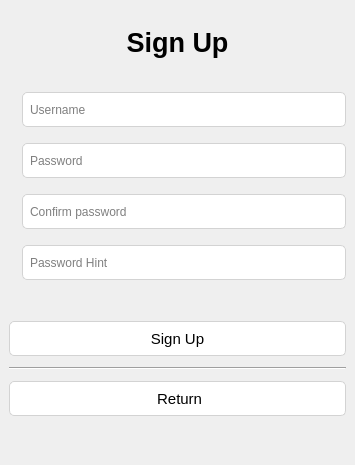
<?xml version="1.0" encoding="UTF-8"?>
<ui version="4.0">
 <class>SignupWindow</class>
 <widget class="QMainWindow" name="SignupWindow">
  <property name="geometry">
   <rect>
    <x>0</x>
    <y>0</y>
    <width>355</width>
    <height>465</height>
   </rect>
  </property>
  <property name="windowTitle">
   <string>MainWindow</string>
  </property>
  <property name="styleSheet">
   <string notr="true">QLineEdit {
	border-radius: 5px;
	padding-left: 5px;
    border: 1px solid lightgray;
}

QLineEdit:hover { /* Do the QLineEdit hover effect, it should be light blue */
    border: 1px solid #3498db;
}

QLineEdit:focus { /* Do the QLineEdit focus effect, it should be blue */
    border: 1px solid #3498db;
}

QLineEdit:disabled {	/* Do the QLineEdit disabled effect, it should be gray */
    background-color: #ecf0f1;
}

QPushButton {
	background-color: white;
	border-radius: 5px;
    border: 1px solid lightgray;
}

QPushButton:hover {
	border: 1px solid #3498db;
}</string>
  </property>
  <widget class="QWidget" name="centralwidget">
   <layout class="QVBoxLayout" name="verticalLayout_3">
    <item>
     <layout class="QHBoxLayout" name="horizontalLayout_7">
      <item>
       <layout class="QVBoxLayout" name="verticalLayout_2">
        <item>
         <widget class="QLabel" name="label_5">
          <property name="font">
           <font>
            <pointsize>20</pointsize>
            <bold>true</bold>
           </font>
          </property>
          <property name="text">
           <string>Sign Up</string>
          </property>
          <property name="alignment">
           <set>Qt::AlignCenter</set>
          </property>
         </widget>
        </item>
        <item>
         <layout class="QVBoxLayout" name="verticalLayout">
          <item>
           <layout class="QHBoxLayout" name="horizontalLayout">
            <property name="topMargin">
             <number>10</number>
            </property>
            <property name="rightMargin">
             <number>0</number>
            </property>
            <property name="bottomMargin">
             <number>5</number>
            </property>
            <item>
             <widget class="QLabel" name="label">
              <property name="text">
               <string/>
              </property>
              <property name="pixmap">
               <pixmap resource="core/gui/resources.qrc">:/icons/icons/user.svg</pixmap>
              </property>
             </widget>
            </item>
            <item>
             <widget class="QLineEdit" name="lineEdit">
              <property name="minimumSize">
               <size>
                <width>300</width>
                <height>35</height>
               </size>
              </property>
              <property name="placeholderText">
               <string>Username</string>
              </property>
             </widget>
            </item>
           </layout>
          </item>
          <item>
           <layout class="QHBoxLayout" name="horizontalLayout_2">
            <property name="topMargin">
             <number>5</number>
            </property>
            <property name="bottomMargin">
             <number>5</number>
            </property>
            <item>
             <widget class="QLabel" name="label_2">
              <property name="text">
               <string/>
              </property>
              <property name="pixmap">
               <pixmap resource="core/gui/resources.qrc">:/icons/icons/lock.svg</pixmap>
              </property>
             </widget>
            </item>
            <item>
             <widget class="QLineEdit" name="lineEdit_2">
              <property name="minimumSize">
               <size>
                <width>300</width>
                <height>35</height>
               </size>
              </property>
              <property name="placeholderText">
               <string>Password</string>
              </property>
             </widget>
            </item>
           </layout>
          </item>
          <item>
           <layout class="QHBoxLayout" name="horizontalLayout_3">
            <property name="topMargin">
             <number>5</number>
            </property>
            <property name="bottomMargin">
             <number>5</number>
            </property>
            <item>
             <widget class="QLabel" name="label_3">
              <property name="text">
               <string/>
              </property>
              <property name="pixmap">
               <pixmap resource="core/gui/resources.qrc">:/icons/icons/lock.svg</pixmap>
              </property>
             </widget>
            </item>
            <item>
             <widget class="QLineEdit" name="lineEdit_3">
              <property name="minimumSize">
               <size>
                <width>300</width>
                <height>35</height>
               </size>
              </property>
              <property name="placeholderText">
               <string>Confirm password</string>
              </property>
             </widget>
            </item>
           </layout>
          </item>
          <item>
           <layout class="QHBoxLayout" name="horizontalLayout_4">
            <property name="topMargin">
             <number>5</number>
            </property>
            <property name="bottomMargin">
             <number>10</number>
            </property>
            <item>
             <widget class="QLabel" name="label_4">
              <property name="text">
               <string/>
              </property>
              <property name="pixmap">
               <pixmap resource="core/gui/resources.qrc">:/icons/icons/info.svg</pixmap>
              </property>
             </widget>
            </item>
            <item>
             <widget class="QLineEdit" name="lineEdit_4">
              <property name="minimumSize">
               <size>
                <width>300</width>
                <height>35</height>
               </size>
              </property>
              <property name="placeholderText">
               <string>Password Hint</string>
              </property>
             </widget>
            </item>
           </layout>
          </item>
         </layout>
        </item>
        <item>
         <layout class="QHBoxLayout" name="horizontalLayout_5">
          <property name="topMargin">
           <number>25</number>
          </property>
          <property name="bottomMargin">
           <number>5</number>
          </property>
          <item>
           <widget class="QPushButton" name="pushButton">
            <property name="minimumSize">
             <size>
              <width>300</width>
              <height>35</height>
             </size>
            </property>
            <property name="font">
             <font>
              <pointsize>11</pointsize>
             </font>
            </property>
            <property name="text">
             <string>Sign Up</string>
            </property>
           </widget>
          </item>
         </layout>
        </item>
        <item>
         <widget class="Line" name="line">
          <property name="orientation">
           <enum>Qt::Horizontal</enum>
          </property>
         </widget>
        </item>
        <item>
         <layout class="QHBoxLayout" name="horizontalLayout_6">
          <property name="topMargin">
           <number>5</number>
          </property>
          <property name="bottomMargin">
           <number>40</number>
          </property>
          <item>
           <widget class="QPushButton" name="pushButton_2">
            <property name="minimumSize">
             <size>
              <width>300</width>
              <height>35</height>
             </size>
            </property>
            <property name="font">
             <font>
              <pointsize>11</pointsize>
             </font>
            </property>
            <property name="text">
             <string> Return</string>
            </property>
            <property name="icon">
             <iconset resource="core/gui/resources.qrc">
              <normaloff>:/icons/icons/arrow-left-circle.svg</normaloff>:/icons/icons/arrow-left-circle.svg</iconset>
            </property>
           </widget>
          </item>
         </layout>
        </item>
       </layout>
      </item>
     </layout>
    </item>
   </layout>
  </widget>
 </widget>
 <resources>
  <include location="core/gui/resources.qrc"/>
 </resources>
 <connections/>
</ui>
